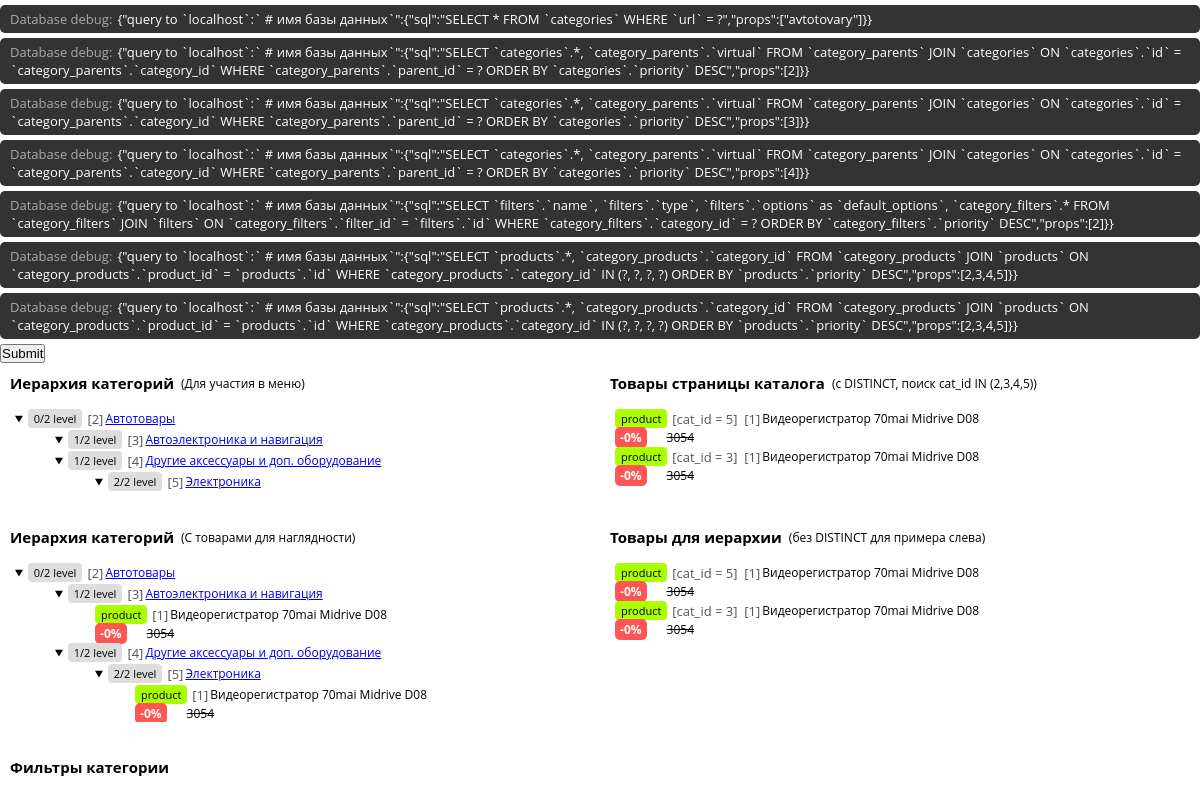
Page /catalog/avtotovary on the committed database.
### tables this page shows
CREATE TABLE `categories` (
  `id` int(10) UNSIGNED NOT NULL,
  `name` varchar(60) NOT NULL,
  `url` char(127) NOT NULL,
  `parent_id` int(10) UNSIGNED DEFAULT NULL,
  `subcat_level` tinyint(2) UNSIGNED NOT NULL DEFAULT 0,
  `priority` int(10) UNSIGNED NOT NULL DEFAULT 0
);

CREATE TABLE `category_parents` (
  `id` int(10) UNSIGNED NOT NULL,
  `category_id` int(10) UNSIGNED NOT NULL,
  `parent_id` int(10) UNSIGNED NOT NULL,
  `position` tinyint(3) UNSIGNED NOT NULL DEFAULT 0,
  `virtual` tinyint(1) NOT NULL DEFAULT 0
);

CREATE TABLE `category_products` (
  `id` int(10) UNSIGNED NOT NULL,
  `category_id` int(10) UNSIGNED NOT NULL,
  `product_id` int(10) UNSIGNED NOT NULL
);

CREATE TABLE `products` (
  `id` int(10) UNSIGNED NOT NULL,
  `brand_id` int(10) UNSIGNED NOT NULL,
  `name` varchar(120) NOT NULL,
  `price` int(10) UNSIGNED NOT NULL,
  `priceD` int(10) UNSIGNED DEFAULT NULL,
  `discount` tinyint(3) UNSIGNED DEFAULT 0,
  `description` varchar(250) DEFAULT NULL,
  `priority` int(10) UNSIGNED NOT NULL DEFAULT 0
);

### views/catalog/parts/DemoRender.php (the view, shortened to what the rows shown need)
<?php
class DemoRender
{
    public $products = [];
    public $showProducts;
    public $subcat_level;
    public function run(Category $cat = null, array $products = [], bool $showProducts = false)
    {
        if (empty($cat) && !empty($products)) return $this->showProducts($products);
        $this->subcat_level = $cat->subcat_level;
        $this->products = &$products;
        $this->showProducts = $showProducts;
        return '<div class="demoRender">'. $this->showCat($cat) .'</div>';
    }
    public function showCat(Category &$cat, int $level = 0)
    {
        $title = $this->showTitle($cat, $level);
        if ($level < $this->subcat_level) {
            $subs = $cat->subCategories();
        }
        if ($level <= $this->subcat_level) {
            $products = $this->getCatProducts($cat->id);
        }
        if (!empty($subs) || !empty($products)) {
            $out = '<details class="category" open><summary>'. $title .'</summary><div class="subs">';
            if (!empty($subs)) {
                $level++;
                $out .= $this->showCats($subs, $level);
            }
            if (true === $this->showProducts && !empty($products)) {
                $out .= $this->showProducts($products, $level);
            }
            $out .= '</div></details>';
        } else {
            $out = '<div class="category">'. $title .'</div>';
        }
        return $out;
    }
    public function showCats(array &$cats = null, int $level = 0)
    {
        $out = '<div class="categories">';
        foreach ($cats as $cat) {
            $out .= $this->showCat($cat, $level);
        }
        return $out .'</div>';
    }
    protected function getCatProducts(int $cat_id)
    {
        return array_filter($this->products, function (Product $product) use ($cat_id) {
            return isset($product->category_id) && $product->category_id === $cat_id;
        });
    }
    protected function showProducts(array $products = null, int $level = null) {
        $out = '<div class="products">';
        foreach ($products as $product) {
            $out .= $this->showProduct($product, $level);
        }
        return $out .'</div>';
    }
    protected function showProduct(Product &$product, int $level = null) {
        return '<div class="product">'. $this->showTitle($product, $level)
        . '<div class="product-data">'
        . '<span class="discount">-'. $product->discount .'%</span>'
        . '<span class="priceD">'. $product->priceD .'</span>'
        . '<del class="price">'. $product->price .'</del>'
        . '</div></div>';
    }
    protected function showTitle(object &$entity, int $level = null)
    {
        $type = '';
        $cat_id = null;
        $href = '';
        if ($entity instanceof Category) {
            $type = (isset($entity->virtual) && $entity->virtual == 1) ? 'virtual' : 'category';
            if (null !== $level) {
                $level = "{$level}/{$this->subcat_level}";
                $level = "<span class=\"level\">{$level} level</span>";
            }
            $href = App::url() . '/catalog/' . $entity->url;
        } else if ($entity instanceof Product) {
            $type = 'product';
            if (null === $level && isset($entity->category_id)) {
                $cat_id = '<span class="id cat_id">cat_id = '. $entity->category_id .'</span>';
            }
            $level = null;
        }
        if (!empty($type)) $type = "<span class=\"type {$type}\">{$type}</span>";
        return '<p class="title">'
        . $level . $type . $cat_id
        .'<span class="id">'. $entity->id .'</span>'
        .'<span class="name">'
        . (empty($href) ? '' : '<a href="'. $href . '">')
        . $entity->name
        . (empty($href) ? '' : '</a>')
        .'</span></p>';
    }
}

### app/Core/Router/Router.php (shortened to what the rows shown need)
<?php
class Router
{
    protected $routes = [
        'GET' => [],
        'POST' => [],
        'ALL' => [],
    ];
    protected $aliases = [
        ':any' => '.*',
        ':int' => '[0-9]{1,}',
        ':id' => '[1-9]+\d*',
    ];
    public function route(string $method, string $path, $handler)
    {
        $path = $this->preparePath($path);
        $this->routes[strtoupper($method)][$path] = &$handler;
        return $this;
    }
    public function applyAliases(string $val): string
    {
        $aliases = array_merge($this->aliases, ['/' => '\/']);
        foreach ($aliases as $alias => $value) {
            $val = str_replace($alias, $value, $val);
        }
        return $val;
    }
    public function preparePath(string $path): string
    {
        $path = $this->applyAliases($path);
        return "/^$path$/";
    }
    protected function resolveHandler($handler, array $args = [])
    {
        if (is_array($handler)) {
            foreach ($handler as $class => $method) {
                if (!is_string($class)) {
                    $this->resolveHandler($method, $args);
                } else {
                    $this->resolveClassMethodHandler($class, $method, $args);
                }
            }
            return;
        }
        throw new RoutingException("Route handler must be a string, a callable or an array");
    }
    protected function resolveClassMethodHandler(string $class, $method, array $args = [])
    {
        $obj = new $class;
        call_user_func_array([$obj, $method], $args);
    }
    public function routing(string $method, string $path)
    {
        $routes = array_merge($this->routes['ALL'], $this->routes[strtoupper($method)] ?? []);
        try {
            foreach ($routes as $_path => $handler) {
                if (preg_match($_path, $path, $matches)) {
                    array_shift($matches);
                    return $this->resolveHandler($handler, $matches);
                }
            }
        } catch (RoutingException $e) {
            $this->resolveDefault($e);
        }
    }
    public function requestRouting(Request $request = null)
    {
        if (!$request) $request = App::request();
        return $this->routing($request->method, $request->getPath());
    }
}

### rows in the picture
categories: subcat_level "0/2 0/2", id "2 2", name "Автотовары Автотовары", subcat_level "1/2", subcat_level "2/2"
category_parents: category "3", category.name "Автоэлектроника и навигация"
category_parents: category "4", category.name "Другие аксессуары и доп. оборудование"
category_parents: category "5", category.name "Электроника"
category_products: type "product", category "5", product "1", product.name "Видеорегистратор 70mai Midrive D08", product.discount "0", product.price "3054"
category_products: type "product", category "3", product "1", product.name "Видеорегистратор 70mai Midrive D08", product.discount "0", product.price "3054"

### other values in the picture
$title "Иерархия категорий Товары страницы каталога Иерархия категорий Товары для иерархии Фильтры категории"
$prompt "Для участия в меню с DISTINCT, поиск cat_id IN (2,3,4,5) С товарами для наглядности без DISTINCT для примера слева"
